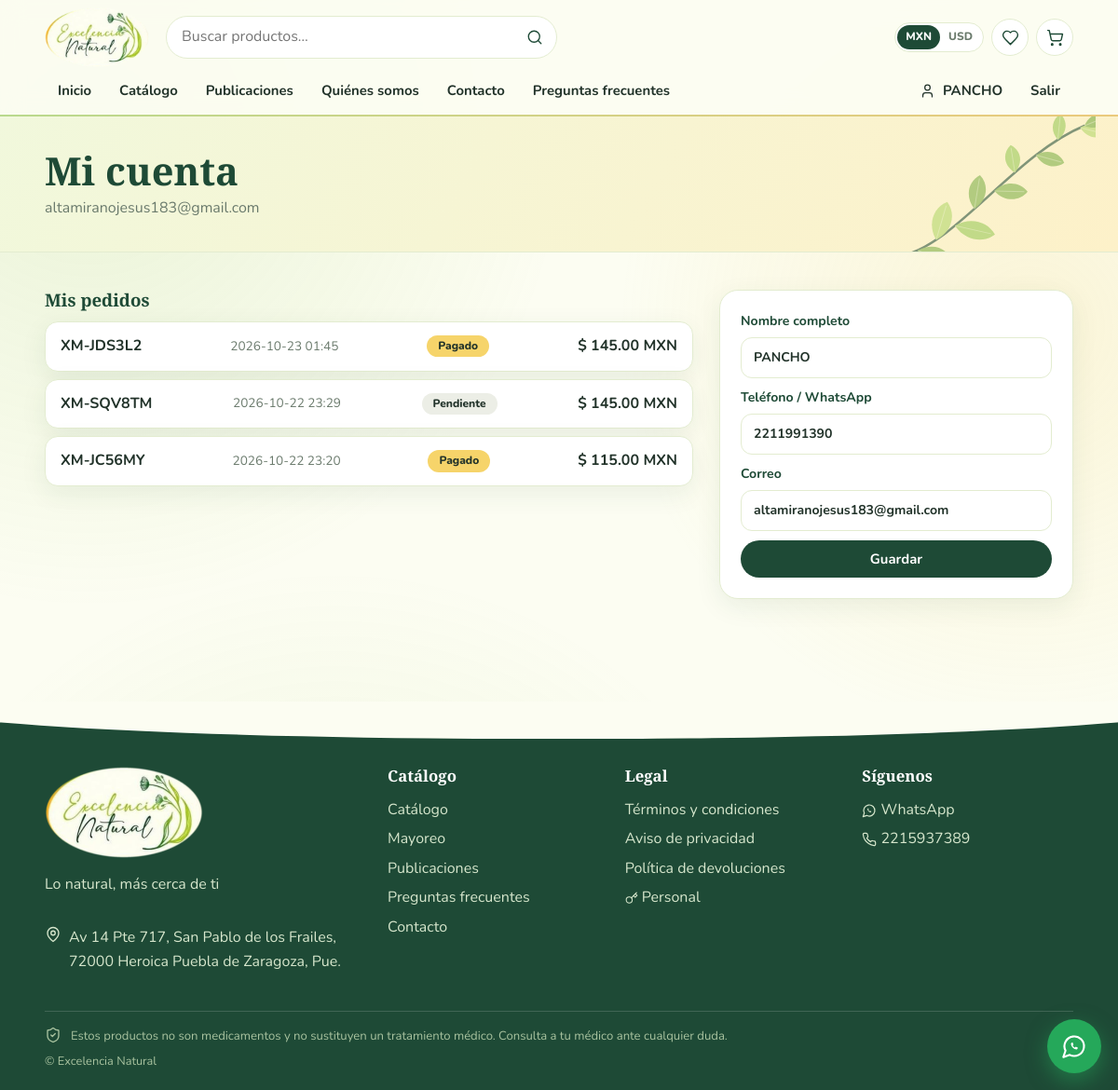
Screenshot of /mi-cuenta (signed in) with the database file from the repository.
### tables this page shows
CREATE TABLE users (
  id INTEGER PRIMARY KEY AUTOINCREMENT,
  name TEXT NOT NULL,
  email TEXT NOT NULL UNIQUE,
  pass_hash TEXT,
  role TEXT NOT NULL DEFAULT 'cliente',      -- cliente | admin (personal)
  phone TEXT DEFAULT '',
  oauth TEXT DEFAULT '',                     -- google:123 / facebook:456
  created TEXT DEFAULT CURRENT_TIMESTAMP
);

CREATE TABLE orders (
  id INTEGER PRIMARY KEY AUTOINCREMENT,
  code TEXT NOT NULL UNIQUE,
  user_id INTEGER NOT NULL,
  status TEXT DEFAULT 'pendiente',           -- pendiente|pagado|preparando|enviado|entregado|cancelado
  pay_status TEXT DEFAULT 'pendiente',
  pay_ref TEXT DEFAULT '',
  currency TEXT DEFAULT 'MXN',
  subtotal REAL, discount REAL DEFAULT 0, shipping REAL DEFAULT 0, total REAL,
  coupon TEXT DEFAULT '',
  delivery TEXT DEFAULT 'envio',             -- envio | recoger
  name TEXT, phone TEXT, email TEXT,
  addr TEXT DEFAULT '', city TEXT DEFAULT '', state TEXT DEFAULT '', zip TEXT DEFAULT '', country TEXT DEFAULT 'México',
  zone TEXT DEFAULT '', carrier TEXT DEFAULT '', tracking TEXT DEFAULT '',
  notes TEXT DEFAULT '',
  created TEXT DEFAULT CURRENT_TIMESTAMP
);

### shop.py (the view)
@bp.route('/mi-cuenta', methods=['GET', 'POST'])
@u.login_required
def account():
    me = u.me()
    if request.method == 'POST':
        ex('UPDATE users SET name = ?, phone = ? WHERE id = ?',
           (request.form.get('name', me['name']).strip() or me['name'], request.form.get('phone', '').strip(), me['id']))
        flash('Datos guardados.', 'ok')
        return redirect(url_for('shop.account'))
    orders = q('SELECT * FROM orders WHERE user_id = ? ORDER BY id DESC', (me['id'],))
    return render_template('account.html', orders=orders)

### art.py (called while the page is built)
def _bez(p, t):
    (x0, y0), (x1, y1), (x2, y2), (x3, y3) = p
    u = 1 - t
    x = u**3 * x0 + 3 * u * u * t * x1 + 3 * u * t * t * x2 + t**3 * x3
    y = u**3 * y0 + 3 * u * u * t * y1 + 3 * u * t * t * y2 + t**3 * y3
    dx = 3 * u * u * (x1 - x0) + 6 * u * t * (x2 - x1) + 3 * t * t * (x3 - x2)
    dy = 3 * u * u * (y1 - y0) + 6 * u * t * (y2 - y1) + 3 * t * t * (y3 - y2)
    return x, y, math.degrees(math.atan2(dy, dx))

def _leaf(x, y, ang, ln, wd, col, op=1):
    d = f'M0 0C{ln*.3:.1f} {-wd:.1f} {ln*.75:.1f} {-wd:.1f} {ln:.1f} 0C{ln*.75:.1f} {wd:.1f} {ln*.3:.1f} {wd:.1f} 0 0Z'
    vein = f'<path d="M0 0L{ln*.9:.1f} 0" stroke="#fff" stroke-opacity=".35" stroke-width="1" fill="none"/>'
    return (f'<g transform="translate({x:.1f} {y:.1f}) rotate({ang:.1f})" opacity="{op}">'
            f'<path d="{d}" fill="{col}"/>{vein}</g>')

def branch(pts, n=9, ln=46, wd=15, seed=1, cols=None, stem=DEEP, round_leaves=False):
    r = random.Random(seed)
    cols = cols or GREENS
    out = [f'<path d="M{pts[0][0]} {pts[0][1]}C{pts[1][0]} {pts[1][1]} {pts[2][0]} {pts[2][1]} {pts[3][0]} {pts[3][1]}" '
           f'stroke="{stem}" stroke-width="2.6" fill="none" stroke-linecap="round"/>']
    for i in range(n):
        t = .12 + .86 * i / max(n - 1, 1)
        x, y, a = _bez(pts, t)
        k = 1 - .45 * t                      # hojas mas chicas hacia la punta
        side = 1 if i % 2 == 0 else -1
        la = a + side * r.uniform(38, 62)
        w = wd * k * (1.9 if round_leaves else 1)
        out.append(_leaf(x, y, la, ln * k * r.uniform(.85, 1.1), w, r.choice(cols), .95))
    x, y, a = _bez(pts, 1)
    out.append(_leaf(x, y, a, ln * .6, wd * .6, cols[0]))
    return ''.join(out)

def _wrap(w, h, body, cls='', defs=''):
    return Markup(f'<svg class="art {cls}" viewBox="0 0 {w} {h}" xmlns="http://www.w3.org/2000/svg" '
                  f'role="img" aria-hidden="true" preserveAspectRatio="xMidYMid meet"><defs>{defs}</defs>{body}</svg>')

def sprig(w=260, h=200, seed=2, flip=False, cols=None):
    t = ' transform="scale(-1 1) translate(-%d 0)"' % w if flip else ''
    body = f'<g{t}>' + branch([(8, h - 10), (w * .3, h * .9), (w * .6, h * .3), (w - 12, 20)], n=9, ln=48, wd=15, seed=seed, cols=cols) + '</g>'
    return _wrap(w, h, body, 'sprig')

### db.py (called while the page is built)
def get_db():
    if 'db' not in g:
        g.db = sqlite3.connect(config.DB_PATH)
        g.db.row_factory = sqlite3.Row
        g.db.execute('PRAGMA foreign_keys = ON')
    return g.db

### utils.py (called while the page is built)
def lang():
    return 'es'

### templates/account.html (shortened to what this page needs)
{% extends 'base.html' %}
{% from '_macros.html' import page_head with context %}
{% block body %}
{{ page_head(t('account'), me.email) }}
<div class="wrap sec">
  <div class="cart-layout">
    <div>
      <h3>{{ t('my_orders') }}</h3>
      {% for o in orders %}
      <a class="order-row" href="{{ url_for('shop.order', code=o.code) }}">
        <b>{{ o.code }}</b><span class="muted small">{{ o.created|fdate }}</span>
        <span class="st st-{{ o.status }}">{{ o.status }}</span><b>{{ money(o.total, o.currency) }}</b>
      </a>
      {% else %}<p class="muted">—</p>{% endfor %}
    </div>
    <form method="post" class="form-card">
      <label>{{ t('name') }}<input name="name" value="{{ me.name }}"></label>
      <label>{{ t('phone') }}<input name="phone" value="{{ me.phone }}"></label>
      <label>{{ t('email') }}<input value="{{ me.email }}" disabled></label>
      <button class="btn">{{ t('save') }}</button>
    </form>
  </div>
</div>
{% endblock %}

### templates/base.html (shortened to what this page needs)
<!doctype html>
<html lang="{{ lang }}">
<head>
  <link rel="stylesheet" href="{{ url_for('static', filename='css/style.css') }}">
</head>
<body data-csrf="{{ csrf() }}" data-login="{{ 1 if me and me.role == 'cliente' else 0 }}" data-login-url="{{ url_for('auth.login') }}">
<header class="top">
  <div class="wrap top-in">
    <a class="brand" href="{{ url_for('shop.index') }}" aria-label="{{ S.store_name }}">
      <img src="{{ url_for('static', filename='img/Logo.png') }}" alt="{{ S.store_name }}">
    </a>
    <form class="search" action="{{ url_for('shop.catalog') }}">
      <input name="q" placeholder="{{ t('search') }}" value="{{ request.args.get('q','') }}" aria-label="{{ t('search') }}">
      <button aria-label="search">{{ icon('search', 18) }}</button>
    </form>
    <div class="tools">
      <span class="pill">
        <a href="{{ url_for('shop.set_cur', c='MXN') }}" class="{{ 'on' if cur=='MXN' }}">MXN</a>
        <a href="{{ url_for('shop.set_cur', c='USD') }}" class="{{ 'on' if cur=='USD' }}">USD</a>
      </span>
      <a class="icon-btn" href="{{ url_for('shop.wishlist') }}" title="{{ t('wishlist') }}" aria-label="{{ t('wishlist') }}">{{ icon('heart', 19) }}</a>
      <a class="icon-btn cart-btn" href="{{ url_for('shop.cart') }}" title="{{ t('cart') }}" aria-label="{{ t('cart') }}">{{ icon('cart', 19) }}<b id="cart-n" class="{{ '' if cart_n else 'zero' }}">{{ cart_n }}</b></a>
    </div>
  </div>
  {% set ep = request.endpoint %}
  <nav class="wrap nav" id="nav">
    <a href="{{ url_for('shop.index') }}" class="{{ 'on' if ep == 'shop.index' }}">{{ t('home') }}</a>
    <a href="{{ url_for('shop.catalog') }}" class="{{ 'on' if ep in ('shop.catalog','shop.product') }}">{{ t('shop') }}</a>
    <a href="{{ url_for('shop.blog') }}" class="{{ 'on' if ep == 'shop.blog' }}">{{ t('blog') }}</a>
    <a href="{{ url_for('shop.about') }}" class="{{ 'on' if ep == 'shop.about' }}">{{ t('about') }}</a>
    <a href="{{ url_for('shop.contact') }}" class="{{ 'on' if ep == 'shop.contact' }}">{{ t('contact') }}</a>
    <a href="{{ url_for('shop.faq') }}" class="{{ 'on' if ep == 'shop.faq' }}">{{ t('faq') }}</a>
    {% if me and me.role == 'cliente' %}
      <a href="{{ url_for('shop.account') }}" class="row-i">{{ icon('user', 17) }} {{ me.name.split()[0] }}</a>
      <a href="{{ url_for('auth.logout') }}">{{ t('logout') }}</a>
    {% else %}
      <a href="{{ url_for('auth.login') }}">{{ t('login') }}</a>
      <a class="btn btn-sm" href="{{ url_for('auth.register') }}">{{ t('register') }}</a>
    {% endif %}
  </nav>
</header>
<main>{% block body %}{% endblock %}</main>
<footer class="foot">
  <div class="wrap foot-grid">
    <div>
      <img class="logo-f" src="{{ url_for('static', filename='img/Logo.png') }}" alt="{{ S.store_name }}">
      <p>{{ S.slogan }}</p>
      <p class="row-i" style="align-items:flex-start">{{ icon('pin', 18) }} <span>{{ S.address }}</span></p>
    </div>
    <div>
      <h4>{{ t('shop') }}</h4>
      <a href="{{ url_for('shop.catalog') }}">{{ t('shop') }}</a>
      <a href="{{ url_for('shop.catalog', ws=1) }}">{{ t('wholesale') }}</a>
      <a href="{{ url_for('shop.blog') }}">{{ t('blog') }}</a>
      <a href="{{ url_for('shop.faq') }}">{{ t('faq') }}</a>
      <a href="{{ url_for('shop.contact') }}">{{ t('contact') }}</a>
    </div>
    <div>
      <h4>Legal</h4>
      <a href="{{ url_for('shop.terms') }}">{{ t('terms') }}</a>
      <a href="{{ url_for('shop.privacy') }}">{{ t('privacy') }}</a>
      <a href="{{ url_for('shop.returns') }}">{{ t('returns') }}</a>
      <a href="{{ url_for('auth.admin_login') }}">{{ icon('key', 14) }} Personal</a>
    </div>
    <div>
      <h4>{{ t('follow') }}</h4>
      <a href="{{ wa_link(S.whatsapp, 'Hola, tengo una duda') }}" target="_blank" rel="noopener" class="row-i">{{ icon('whatsapp', 16) }} WhatsApp</a>
      <a href="tel:+52{{ S.whatsapp }}" class="row-i">{{ icon('phone', 16) }} {{ S.whatsapp }}</a>
    </div>
  </div>
  <div class="wrap disc">{{ icon('shield', 18) }}<span>{{ t('disclaimer') }}</span></div>
  <div class="wrap copy">© {{ S.store_name }}</div>
</footer>
<a class="wa-float" href="{{ wa_link(S.whatsapp, 'Hola, tengo una duda') }}" target="_blank" rel="noopener" aria-label="WhatsApp">{{ icon('whatsapp', 28) }}</a>
</body>
</html>

### templates/_macros.html (shortened to what this page needs)
{% macro page_head(title, sub='') %}
<section class="page-hero">
  <div class="wrap"><h1>{{ title }}</h1>{% if sub %}<p>{{ sub }}</p>{% endif %}</div>
  {{ sprig(220, 170, 7) }}
</section>
{% endmacro %}

### rows the page displays
users: name "PANCHO", email "altamiranojesus183@gmail.com", phone "2211991390"
orders: code "XM-JDS3L2", created|fdate "2026-10-23 01:45", status "Pagado", total+currency "$ 145.00 MXN"
orders: code "XM-SQV8TM", created|fdate "2026-10-22 23:29", status "Pendiente", total+currency "$ 145.00 MXN"
orders: code "XM-JC56MY", created|fdate "2026-10-22 23:20", status "Pagado", total+currency "$ 115.00 MXN"

### other values shown
{{ t('home') }} "Inicio"
{{ t('shop') }} "Catálogo"
{{ t('blog') }} "Publicaciones"
{{ t('about') }} "Quiénes somos"
{{ t('contact') }} "Contacto"
{{ t('faq') }} "Preguntas frecuentes"
{{ t('logout') }} "Salir"
{{ title }} "Mi cuenta"
{{ t('my_orders') }} "Mis pedidos"
{{ t('name') }} "Nombre completo"
{{ t('phone') }} "Teléfono / WhatsApp"
{{ t('email') }} "Correo"
{{ t('save') }} "Guardar"
{{ S.slogan }} "Lo natural, más cerca de ti"
{{ S.address }} "Av 14 Pte 717, San Pablo de los Frailes, 72000 Heroica Puebla de Zaragoza, Pue."
